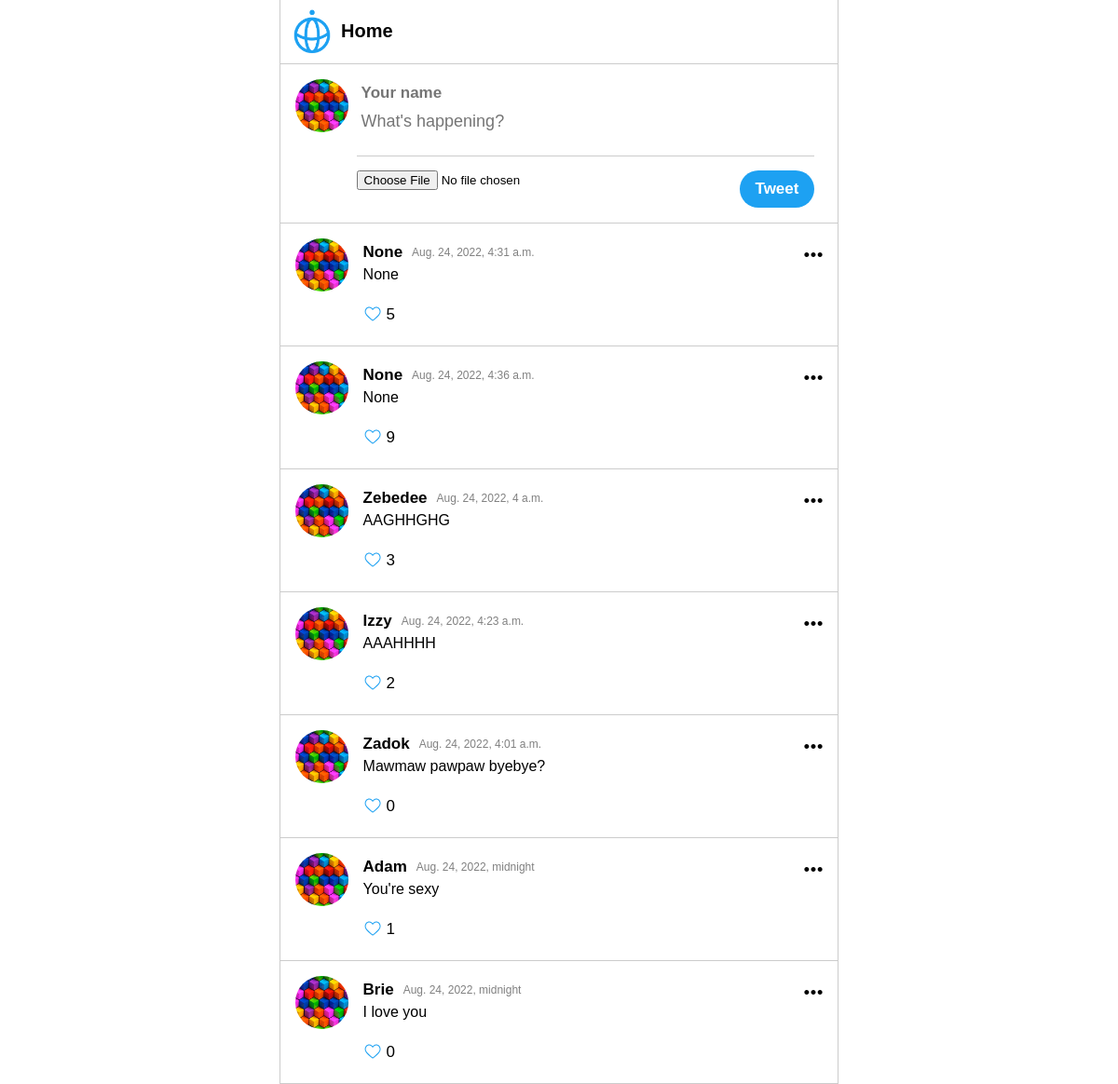
The app's page /, older data.
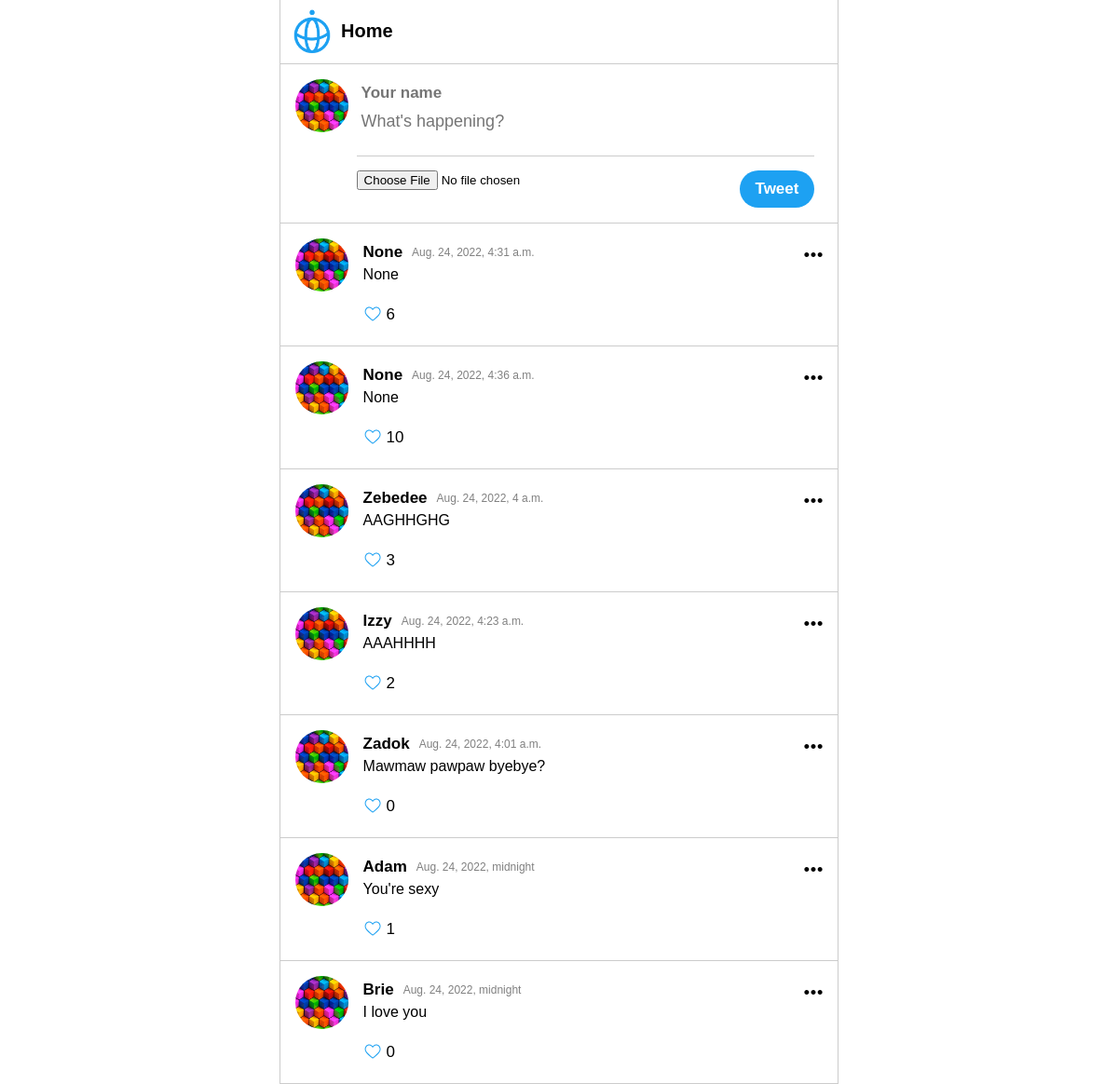
The same page, newer data.
### posts/models.py (models this page shows)
class Post(models.Model):
    class Meta(object):
        db_table = 'post'
    name = models.CharField(
        'Name', blank=True, null=True, max_length=14, db_index=True
    )
    body = models.CharField(
        'Body', blank=True, null=True, max_length=140, db_index=True
    )
    created_at = models.DateTimeField(
        'Created DateTime', auto_now_add=True
    )
    image = CloudinaryField('image', blank=True, default=None,  null=True)
    like_count = models.IntegerField(default='0', blank=True)
    updated_at = models.DateTimeField(
        'Updated DateTime', auto_now=True
    )

### posts/views.py (the view, shortened to what this page needs)
# urls.py: path('', posts.views.index, name='index'),
def index(request, **post_id):
    if post_id != {}:
        val = next(iter(post_id.items()))[1]
        post = Post.objects.get(id=val)
        if request.method == 'POST':
            form = PostForm(request.POST, request.FILES, instance=post)
            if form.is_valid():
                form.save()
                return HttpResponseRedirect('/')
        else:
            form = PostForm(instance=post)
        posts = Post.objects.all().order_by('-id')[:20]
        return render(request, 'index.html')
    else:
        posts = Post.objects.all().order_by('-id')[:20]
        return render(request, 'index.html',
                      {'posts': posts})

### posts/templates/index.html (shortened to what this page needs)
{% extends "base.html" %} {% load static %} {% block content %}
<div class="content">
  <div class="header">
    <img src="{% static 'img/logo-twitterblue.svg' %}" class="logo" />
    <h1>Home</h1>
  </div>
  <div class="tweet-input">
    <div class="my-icon">
      <img class="my-img" src="{% static 'img/sample-icon.jpg' %}" />
    </div>
    <div class="post_form">
      {% load cloudinary %}
      <form action="/" method="POST" enctype="multipart/form-data">
        <input
          class="nameinput"
          type="text"
          name="name"
          placeholder="Your name"
          maxlength="14"
          required
        />
        <textarea
          maxlength="140"
          class="bodytextarea"
          name="body"
          placeholder="What's happening?"
          required
        ></textarea>
        <div class="file-tweet">
          <div class="image">
            <input type="file" class="form" name="image" />
          </div>
          <input class="tweet" type="submit" value="Tweet" />
        </div>
      </form>
    </div>
  </div>
  <div class="posts">
    <ul>
      {% for post in posts %}
      <li>
        <div class="logo">
          <img class="logo-img" src="{% static 'img/sample-icon.jpg' %}" />
        </div>
        <div class="name_body nameDateBodyImgLikes">
          <div class="name_date">
            <div class="name">{{ post.name }}</div>
            <div class="datetime">
              {% if post.updated_at %} {{ post.updated_at }} {% else %} {{
              post.created_at }} {% endif %}
            </div>
          </div>
          <p class="body">{{ post.body }}</p>
          <div class="icon-list">
            <button id="btn" class="like js-like" data-like="{{ post.id }}">
              <img
                class="like_icon"
                src="{% static 'img/icon-heart-twitterblue.svg' %}"
              />
            </button>
            <div id="count" class="like-count js-like-count">
              {{ post.like_count }}
            </div>
          </div>
        </div>
        <img
          class="menu_icon js-menu-icon"
          src="{% static 'img/ellipsis-solid.svg' %}"
        />
      </li>
      {% endfor %}
    </ul>
  </div>
</div>
{% endblock %}

### posts/templates/base.html (shortened to what this page needs)
<!DOCTYPE html>
<html lang="en">
  <head>
    {% load static %} {% load cloudinary %}
    <link rel="stylesheet" href="{% static 'css/style.css' %}" />
  </head>
  <body>
    {% block content %} {{ content }} {% endblock %}
  </body>
</html>

### posts/static/css/style.css (style rules this page uses)
html, body { height: 100%; font-family: sans-serif; margin: 0; }
.content { max-width: 600px; min-width: 445px; padding: 0; justify-content: center; display: flex; text-align: left; border-left: 1px solid #ccc; border-right: 1px solid #ccc; flex-direction: column; margin-right: auto; margin-left: auto; }
*, *::before, *::after { box-sizing: border-box; }
.header { max-width: 100%; border-bottom: 1px solid #ccc; padding: 10px; display: flex; }
.header img { max-width: 8.3%; width: 50px; }
.header h1 { margin-top: auto; margin-bottom: auto; margin-left: 7px; font-size: 20px; }
.tweet-input { display: flex; padding: 16px; border-bottom: 1px solid #ccc; }
.tweet-input .my-icon { max-width: 10%; }
.tweet-input .my-img { border-radius: 50%; width: 60px; max-width: 100%; }
.tweet-input .post_form { width: 100%; padding: 0px 9px; max-width: 90%; }
.post_form .nameinput { font-size: 17px; font-weight: bold; width: 100%; border: none; padding: 5px; appearance: none; }
.post_form .bodytextarea { padding: 5px; font-family: sans-serif; font-size: 18px; resize: none; width: 100%; border: none; border-bottom: 1px solid #ccc; }
.post_form .file-tweet { margin-top: 11px; display: flex; justify-content: space-between; max-width: 100%; }
.post_form .file-tweet .image { max-width: 50%; }
.post_form .file-tweet .tweet { font-size: 17px; font-weight: bold; border: none; width: 80px; height: 40px; border-radius: 25px; background-color: #1da1f2; color: #fff; cursor: pointer; }
.posts ul { padding: 0; margin: 0; }
.posts li { display: flex; border-bottom: 1px solid #ccc; padding: 16px; position: relative; list-style: none; }
.posts li .logo { max-width: 10%; }
.posts li .logo-img { border-radius: 50%; width: 60px; max-width: 100%; }
.posts li .name_body { max-width: 90%; width: 100%; padding: 5px 16px; }
.posts li .name_body .name_date { display: flex; }
.posts li .name_body .name { font-weight: bold; font-size: 17px; }
.posts li .name_body .datetime { color: gray; font-size: 12px; padding: 3px 10px; }
.posts li .name_body .body { margin: 0; padding: 5px 0px; font-size: 16px; width: 500px; max-width: 100%; overflow-wrap: anywhere; }
.posts li .menu_icon { width: 20px; position: absolute; top: 22px; right: 16px; cursor: pointer; }
.posts li .icon-list { display: flex; width: 100%; }
.posts li .like { background: none; border: none; padding: 0; }
.posts li .like_icon { max-width: 20px; cursor: pointer; }
.posts li .like-count { margin-left: 5px; margin-top: 1px; font-size: 17px; }

Row changes from the older to the newer data that the page shows:
changed Post "Aug. 24, 2022, 4:31 a.m.": like_count "5" → "6"
changed Post "Aug. 24, 2022, 4:36 a.m.": like_count "9" → "10"
